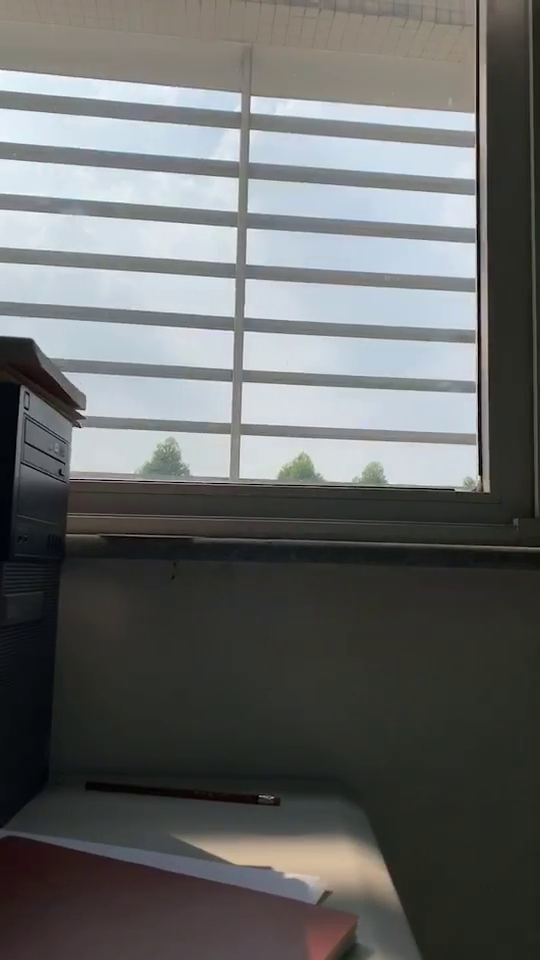
//> input picture frame 5 of 3.mp4, 540 x 960 px
$ ./photoreceptor   (built with g++ and OpenCV 4)
//> lines starting //> are read from the running program, lines starting //| are printed output that depends on the picture
#include "opencv2\opencv.hpp"
#include <opencv2\imgproc\types_c.h>

using namespace cv;
using namespace std;

void main()
{
	VideoCapture cap;
	cap.open("3.mp4");
	Size size0 = Size(cap.get(CAP_PROP_FRAME_WIDTH), cap.get(CAP_PROP_FRAME_HEIGHT)); //define width and height
	VideoWriter writer("out3absdiff.mp4", -1, cap.get(CAP_PROP_FPS), size0, false); //video writer properties
	if (!cap.isOpened())
	{
		return ;
	}

	Mat framePre; /*This equals the f-1 frame in p layer*/
	Mat frameNow; /*This is the f frame*/
	Mat frameDiff; /*This is the absdiff frame, equalling to p*/
	cap>> framePre; /*Input the first frame*/
//> framePre is the input picture: 960 rows x 540 cols, CV_8UC3; mean B, G, R 103.8, 104.5, 102.7
	cvtColor(framePre, framePre, CV_BGR2GRAY);/*Convert BGR2GRAY and the gray frame is the new input*/
//> framePre: 960 rows x 540 cols, CV_8UC1
	while (1)           /*Loop: make sure all the frames are captured and converted to gray images*/
	{
		cap >> frameNow; /*equals to i++*/
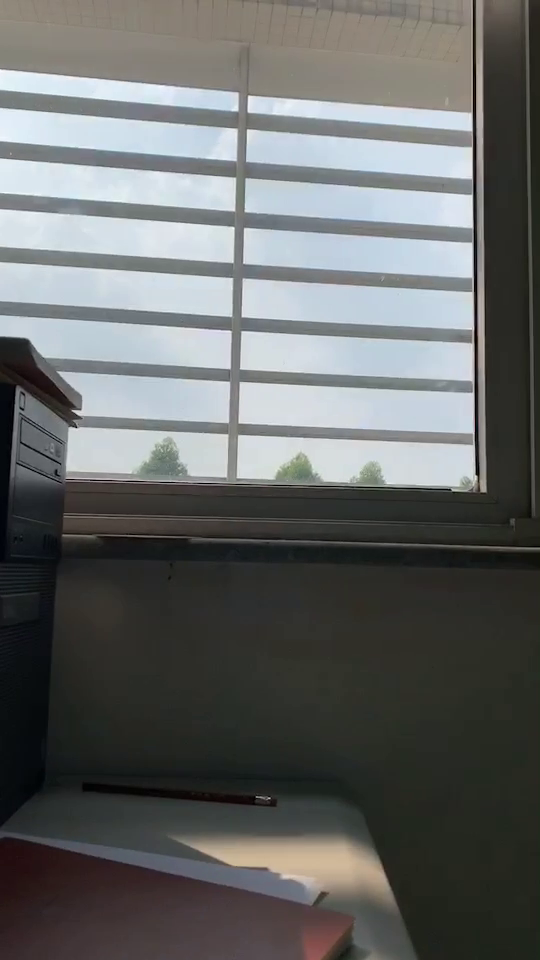
//> input picture frame 6 of 3.mp4, 540 x 960 px
//> frameNow is the input picture: 960 rows x 540 cols, CV_8UC3; mean B, G, R 103.1, 103.9, 102
		if (frameNow.empty())
			break;   /*stop when video ends*/
		cvtColor(frameNow, frameNow, CV_BGR2GRAY);
//> frameNow: 960 rows x 540 cols, CV_8UC1
		absdiff(frameNow, framePre, frameDiff);
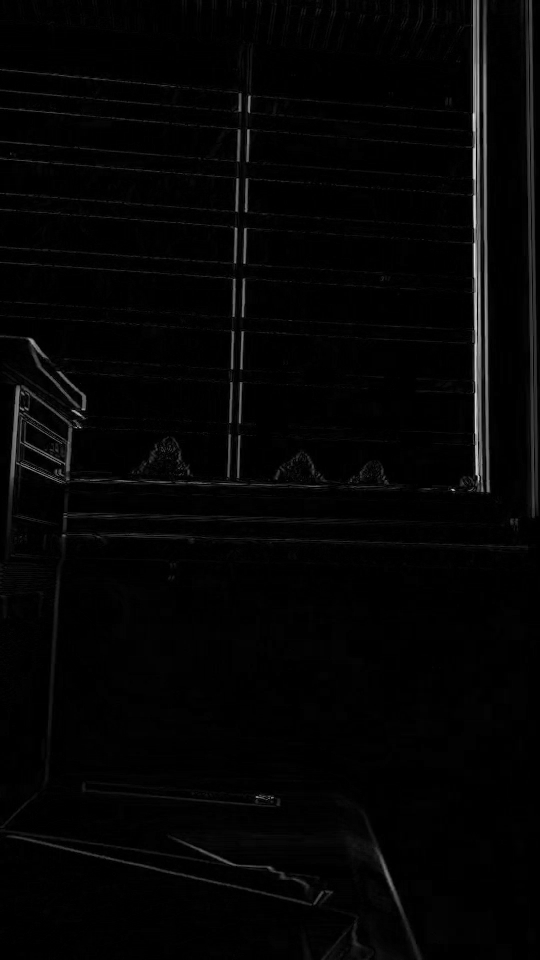
//> frameDiff: 960 rows x 540 cols, CV_8UC1; min 0, max 226, mean 4.3
		framePre = frameNow; /*equals to i++*/
		imshow("Difference", frameDiff); /*can be deleted if no need to preview the absdiff video*/
		/*Change this factor in order to change your output. frameNow is the gray frame so the video is gray, frameDiff is the difference between 2 frames. Make sure you change your out put name in the line 12*/
		writer << frameDiff;

		if (waitKey(42) >0)
//> the Esc key is pressed
			break;
	}
	cout:"write ends!";
	cap.release();
	destroyAllWindows();

}

$ run again, starting later in the video
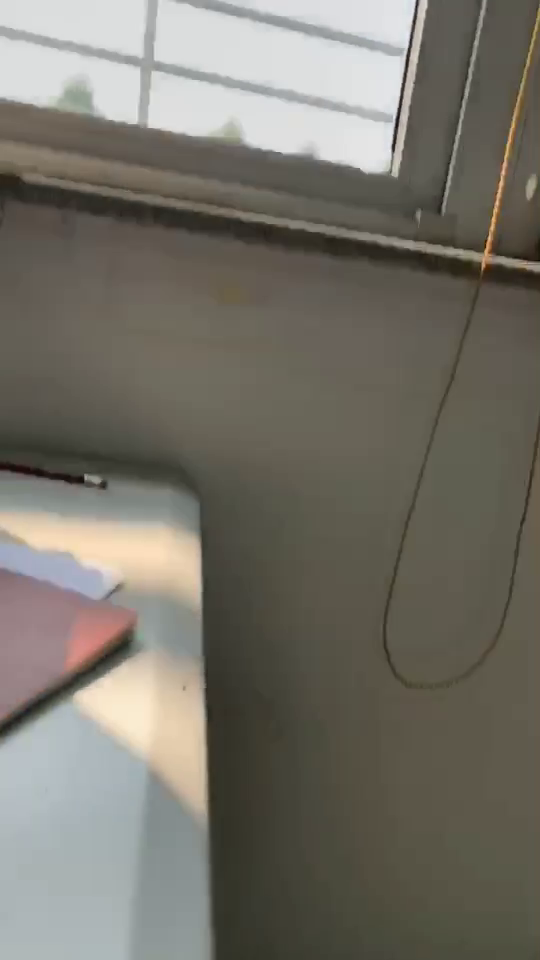
//> input picture frame 24 of 3.mp4, 540 x 960 px
//> framePre is the input picture: 960 rows x 540 cols, CV_8UC3; mean B, G, R 104.9, 114.1, 117.4
//> framePre: 960 rows x 540 cols, CV_8UC1
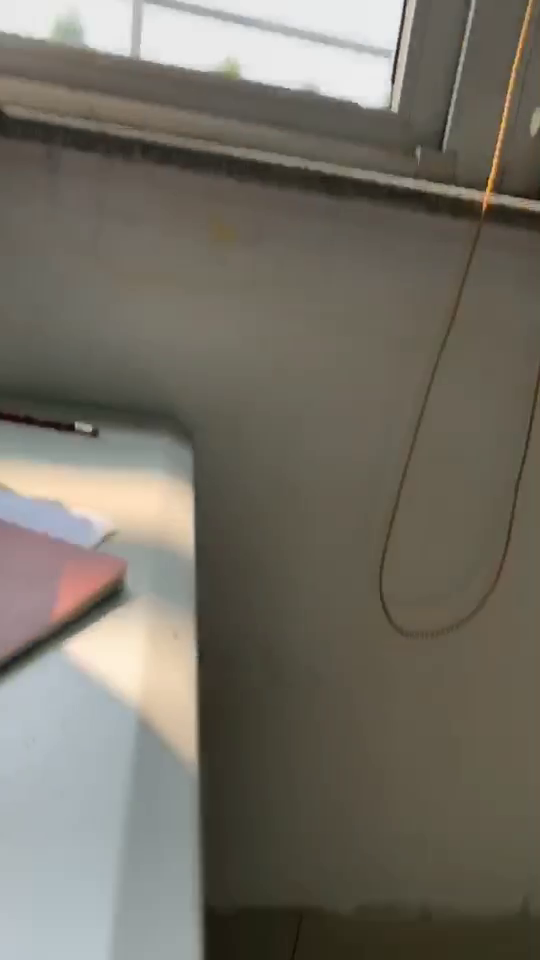
//> input picture frame 25 of 3.mp4, 540 x 960 px
//> frameNow is the input picture: 960 rows x 540 cols, CV_8UC3; mean B, G, R 100.2, 110.5, 114.9
//> frameNow: 960 rows x 540 cols, CV_8UC1
//> `absdiff(frameNow, framePre, frameDiff);`:
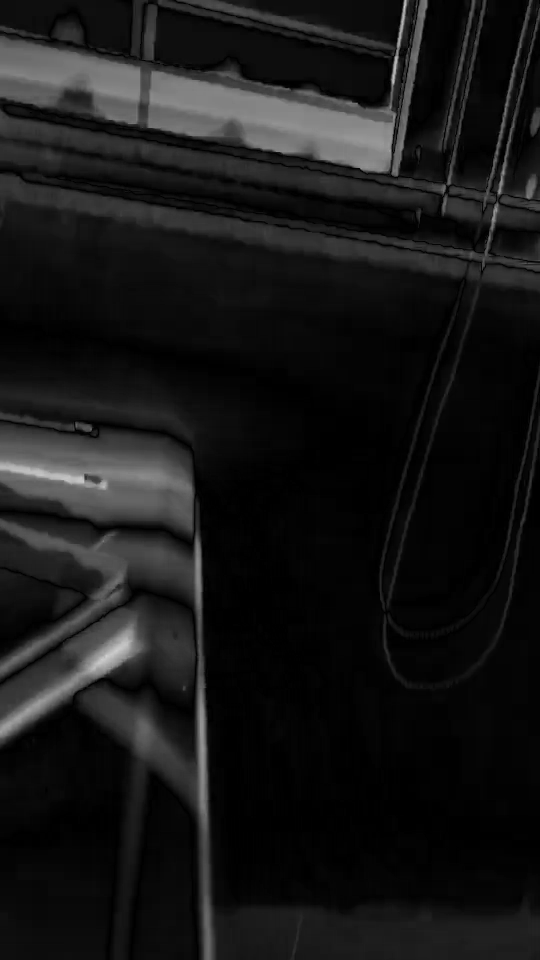
//> frameDiff: 960 rows x 540 cols, CV_8UC1; min 0, max 208, mean 22.9

$ run again, starting later in the video
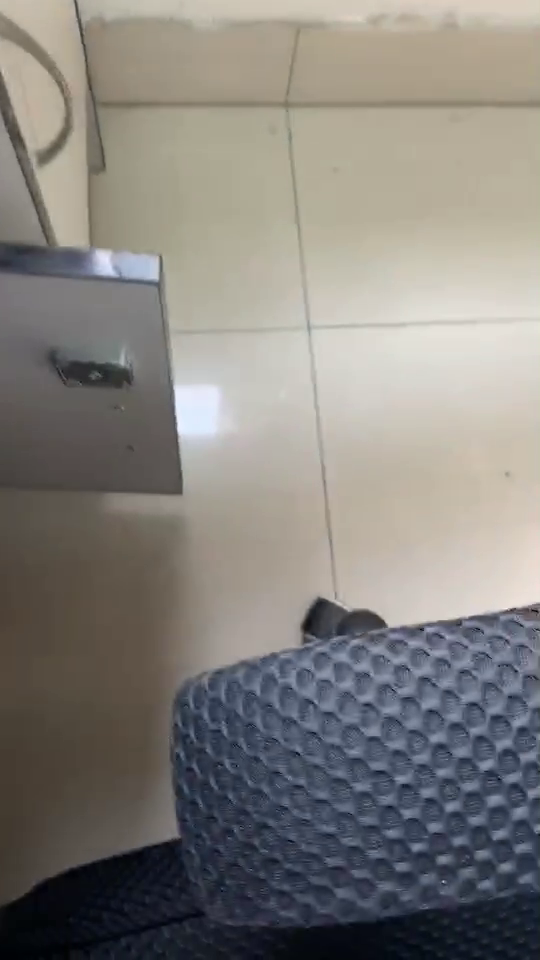
//> input picture frame 44 of 3.mp4, 540 x 960 px
//> framePre is the input picture: 960 rows x 540 cols, CV_8UC3; mean B, G, R 124.3, 128.7, 131.8
//> framePre: 960 rows x 540 cols, CV_8UC1
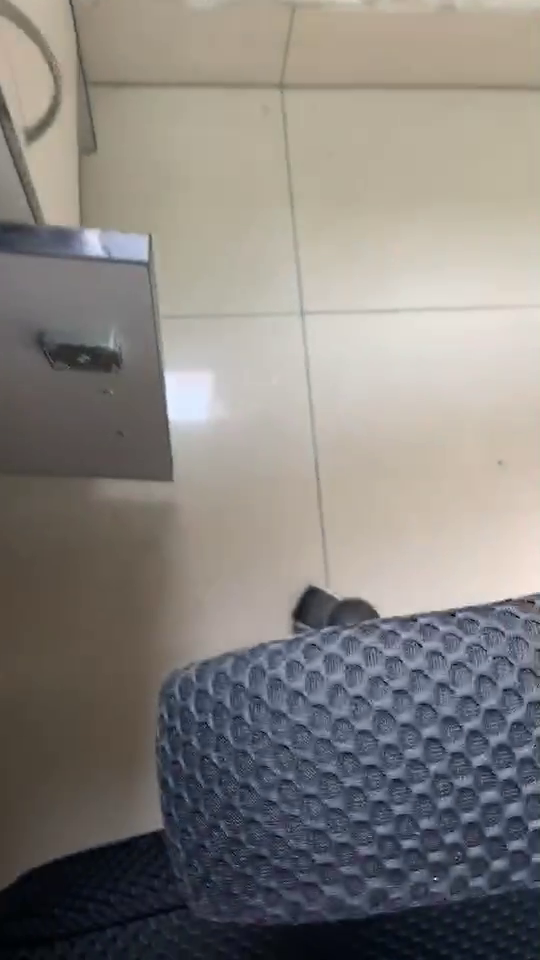
//> input picture frame 45 of 3.mp4, 540 x 960 px
//> frameNow is the input picture: 960 rows x 540 cols, CV_8UC3; mean B, G, R 125.8, 129.6, 133.5
//> frameNow: 960 rows x 540 cols, CV_8UC1
//> `absdiff(frameNow, framePre, frameDiff);`:
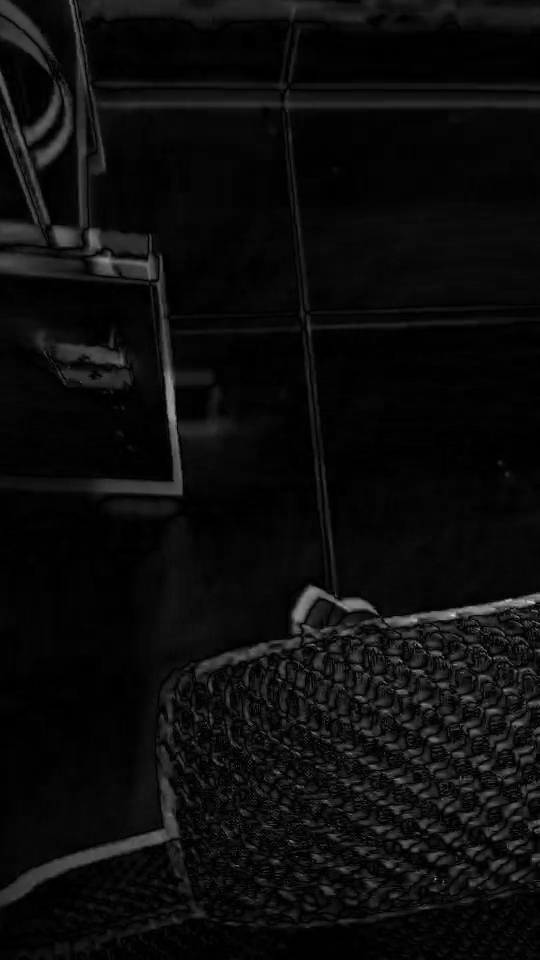
//> frameDiff: 960 rows x 540 cols, CV_8UC1; min 0, max 215, mean 12.5
